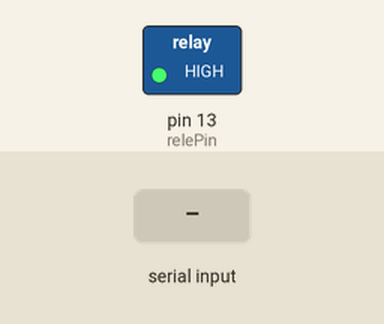
Recording of a sketch running on a simulated Arduino Uno, built with avr-gcc and run on an emulated ATmega328P. Shown: switched loads named in the sketch (green lamp = pin HIGH). The inputs (shaded band) are chosen by the test bench.

Above: at 1.2 s.
1.3 s: "ON\n" received over Serial
At 2.2 s:
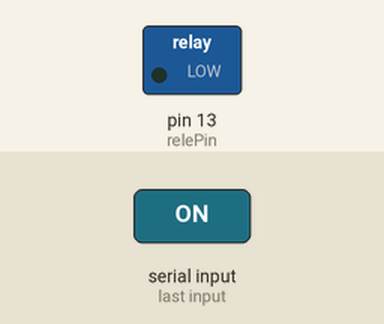
Timing chart, 0 to 4.8 s (numbered marks = the images above; inputs shaded):
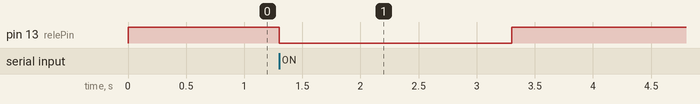

Measured:
- after the input at 1.3 s, pin 13 (relePin): HIGH → LOW at once, → HIGH 2.0 s later

The sketch:

esp_py.ino
```cpp
const int relePin = 13;

void setup() {
  pinMode(relePin, OUTPUT);
  digitalWrite(relePin, HIGH);
  Serial.begin(115200);
}

void loop() {
  if (Serial.available()) {
    String cmd = Serial.readStringUntil('\n');
    cmd.trim();

    if (cmd == "ON") {
      digitalWrite(relePin, LOW);
      delay(2000);
      digitalWrite(relePin, HIGH);
    }
  }
}
```
